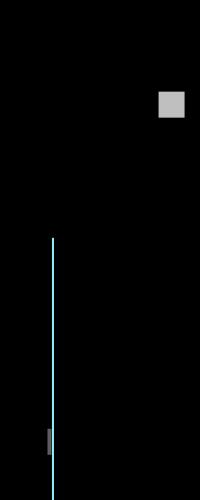
Frame 1 (no input)
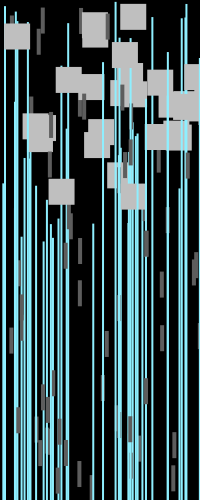
Frame 60 (the mouse pressed at the canvas centre just before this capture)
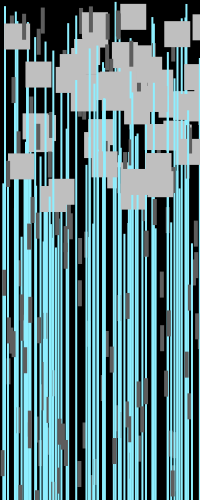
Frame 120 (the mouse held since frame 60 and released just before this capture)

The Processing sketch that drew these frames (run headless with seeded random() and noise(); from frame 60 on, the mouse is pressed at the canvas centre):

// Processing sketch: processing_36798
// ── processing_36798.pde

//Bryan Williams
//Homework for Lab 3

//Background and document setup(size,background color, etc...)
void setup() {
  size(200, 500);
  background(0);
  smooth();
  fill(100);
  noStroke();
}

float count = 200;
float square;
float rndSize;
float rndColor;

void draw() {
  //Probability
  if (count > 0) {
    rndColor = random(110);
    if (rndColor > 50) { 
      fill(#8EEFFF);
      rect(random(width), random(height/2), 2, 500);
    }
    else {
      fill(#0AFFA7);
    }

    square = random(26, 26); //This dictates the size of the squares modules
    fill(93);
    rect(random(width), random(height), 4, square);  //This is the smaller darker rectangles 
    fill(191);
    rect(random(height), random(width), square, square); //This is the light square tops at the end of the rods
  }

  count--;
}
